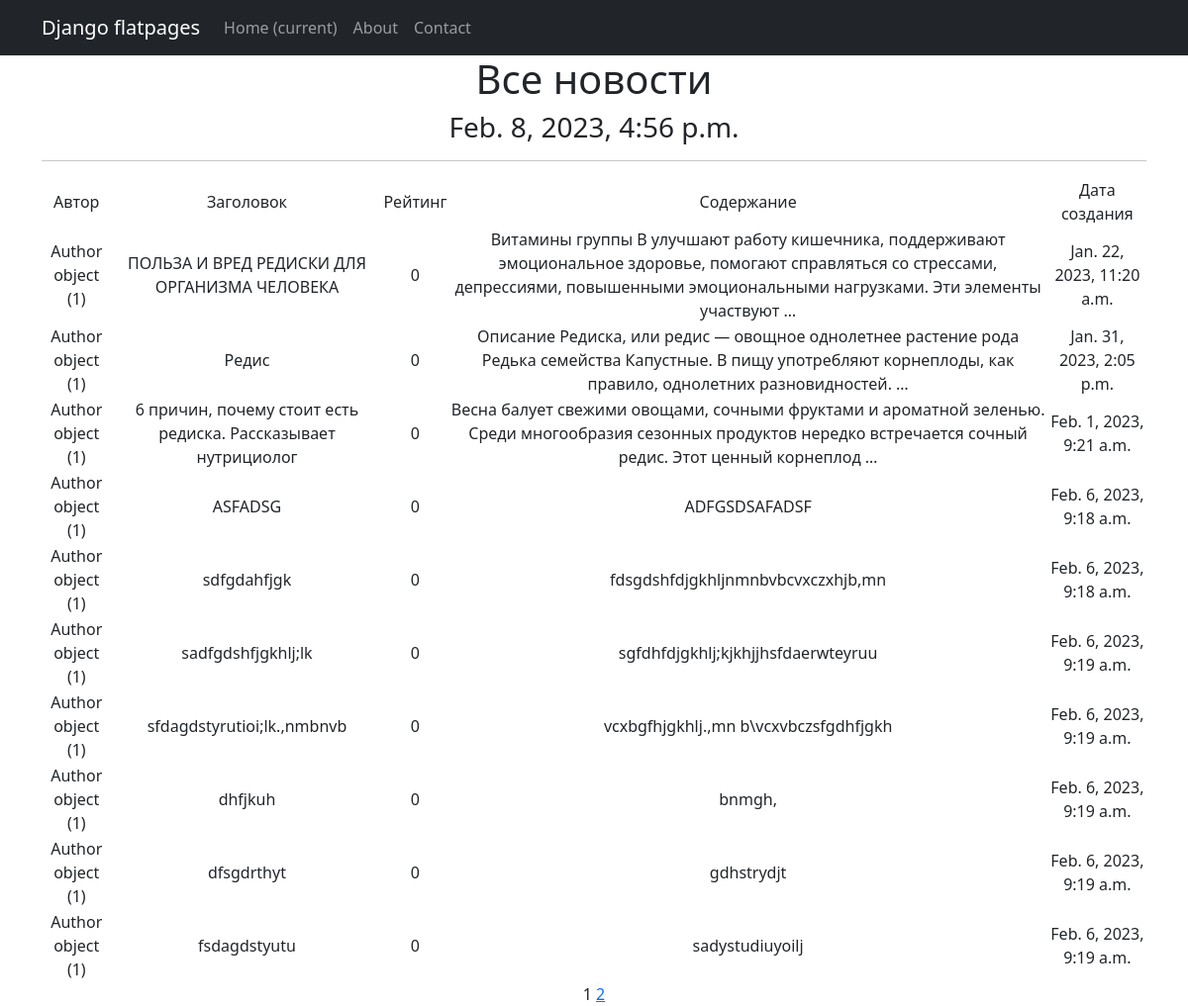
/posts/, run on the app's committed database.
### news/models.py (models this page shows, shortened)
class Post(models.Model):
    author = models.ForeignKey(Author, on_delete=models.CASCADE)
    NEWS = 'NW'
    ARTICLE = 'AR'
    CATEGORY_CHOICES = (
        (NEWS, 'Новость'),
        (ARTICLE, 'Статья'),
    )
    categoryType = models.CharField(max_length=2, choices=CATEGORY_CHOICES, default=ARTICLE)
    dateCreation = models.DateTimeField(auto_now_add=True)
    postCategory = models.ManyToManyField(Category, through='PostCategory')
    title = models.CharField(max_length=128)
    text = models.TextField()
    rating = models.SmallIntegerField(default=0)
    related_name = 'post',

class Author(models.Model):
    authorUser = models.OneToOneField(User, on_delete=models.CASCADE)
    ratingAuthor = models.SmallIntegerField(default=0)

### news/views.py (the view)
# urls.py: path('', PostList.as_view(), name='post_list'),
class PostList(ListView):
    model = Post
    ordering = 'dateCreation'
    template_name = 'allnews.html'
    context_object_name = 'posts'
    paginate_by = 10  # вот так мы можем указать количество записей на странице
    def get_context_data(self, **kwargs):
        context = super().get_context_data(**kwargs)
        context['time_now'] = datetime.utcnow()
        return context

### news/templatetags/custom_tags.py (called while the page is built)
@register.simple_tag(takes_context=True)
def url_replace(context, **kwargs):
   d = context['request'].GET.copy()
   for k, v in kwargs.items():
       d[k] = v
   return d.urlencode()

### templates/allnews.html (shortened to what this page needs)
{% extends 'flatpages/default.html' %}
{% load custom_filters %}
{% load custom_tags %}
{% block content %}
   <h1>Все новости</h1>
   <h3>{{ time_now }}</h3>
   <hr>
   {% if posts %}
       <table>
           <tr>
               <td>Автор</td>
               <td>Заголовок</td>
               <td>Рейтинг</td>
               <td>Содержание</td>
               <td>Дата создания</td>
           </tr>
           {% for post in posts %}
           <tr>
               <td>{{ post.author }}</td>
               <td>{{ post.title }}</td>
               <td>{{ post.rating }}</td>
               <td>{{ post.text|truncatewords:20 }}</td>
               <td>{{ post.dateCreation }}</td>
           </tr>
           {% endfor %}
       </table>
   {% else %}
       <h2>Новостей нет!</h2>
   {% endif %}
   {{ page_obj.number }}
   {% if page_obj.has_next %}
       <a href="?{% url_replace page=page_obj.next_page_number %}">{{ page_obj.next_page_number }}</a>
   {% endif %}
{% endblock content %}

### templates/flatpages/default.html (shortened to what this page needs)
<!DOCTYPE html>
<html lang="en">
    <head>
        {% load static %}
        <link href="{% static 'css/styles.css' %}" rel="stylesheet" />
    </head>
    <body>
        <nav class="navbar navbar-expand-lg navbar-dark bg-dark static-top">
            <div class="container">
                <a class="navbar-brand" href="#">Django flatpages</a>
                <div class="collapse navbar-collapse" id="navbarResponsive">
                    <ul class="navbar-nav ml-auto">
                        <li class="nav-item active">
                            <a class="nav-link" href="#">Home
                                <span class="sr-only">(current)</span>
                            </a>
                        </li>
                        <li class="nav-item">
                            <a class="nav-link" href="/about/">About</a>
                        </li>
                        <li class="nav-item">
                            <a class="nav-link" href="/contacts/">Contact</a>
                        </li>
                    </ul>
                </div>
            </div>
        </nav>
        <div class="container">
            <div class="row">
                <div class="col-lg-12 text-center">
           {% block content %}{% endblock content %}
                </div>
            </div>
        </div>
    </body>
</html>

### data on the page
Post: author "Author object (1)", title "ПОЛЬЗА И ВРЕД РЕДИСКИ ДЛЯ ОРГАНИЗМА ЧЕЛОВЕКА", rating "0", text "Витамины группы В улучшают работу кишечника, поддерживают эмоциональное здоровье, помогают справляться со стрессами, депрессиями, повышенными эмоциональными нагрузками. Эти элементы участвуют …", dateCreation "Jan. 22, 2023, 11:20 a.m."
Post: author "Author object (1)", title "Редис", rating "0", text "Описание Редиска, или редис — овощное однолетнее растение рода Редька семейства Капустные. В пищу употребляют корнеплоды, как правило, однолетних разновидностей. …", dateCreation "Jan. 31, 2023, 2:05 p.m."
Post: author "Author object (1)", title "6 причин, почему стоит есть редиска. Рассказывает нутрициолог", rating "0", text "Весна балует свежими овощами, сочными фруктами и ароматной зеленью. Среди многообразия сезонных продуктов нередко встречается сочный редис. Этот ценный корнеплод …", dateCreation "Feb. 1, 2023, 9:21 a.m."
Post: author "Author object (1)", title "ASFADSG", rating "0", text "ADFGSDSAFADSF", dateCreation "Feb. 6, 2023, 9:18 a.m."
Post: author "Author object (1)", title "sdfgdahfjgk", rating "0", text "fdsgdshfdjgkhljnmnbvbcvxczxhjb,mn", dateCreation "Feb. 6, 2023, 9:18 a.m."
Post: author "Author object (1)", title "sadfgdshfjgkhlj;lk", rating "0", text "sgfdhfdjgkhlj;kjkhjjhsfdaerwteyruu", dateCreation "Feb. 6, 2023, 9:19 a.m."
Post: author "Author object (1)", title "sfdagdstyrutioi;lk.,nmbnvb", rating "0", text "vcxbgfhjgkhlj.,mn b\\vcxvbczsfgdhfjgkh", dateCreation "Feb. 6, 2023, 9:19 a.m."
Post: author "Author object (1)", title "dhfjkuh", rating "0", text "bnmgh,", dateCreation "Feb. 6, 2023, 9:19 a.m."
Post: author "Author object (1)", title "dfsgdrthyt", rating "0", text "gdhstrydjt", dateCreation "Feb. 6, 2023, 9:19 a.m."
Post: author "Author object (1)", title "fsdagdstyutu", rating "0", text "sadystudiuyoilj", dateCreation "Feb. 6, 2023, 9:19 a.m."

### other printed values
{{ time_now }} "Feb. 8, 2023, 4:56 p.m."
{{ page_obj.number }} "1"
{{ page_obj.next_page_number }} "2"
